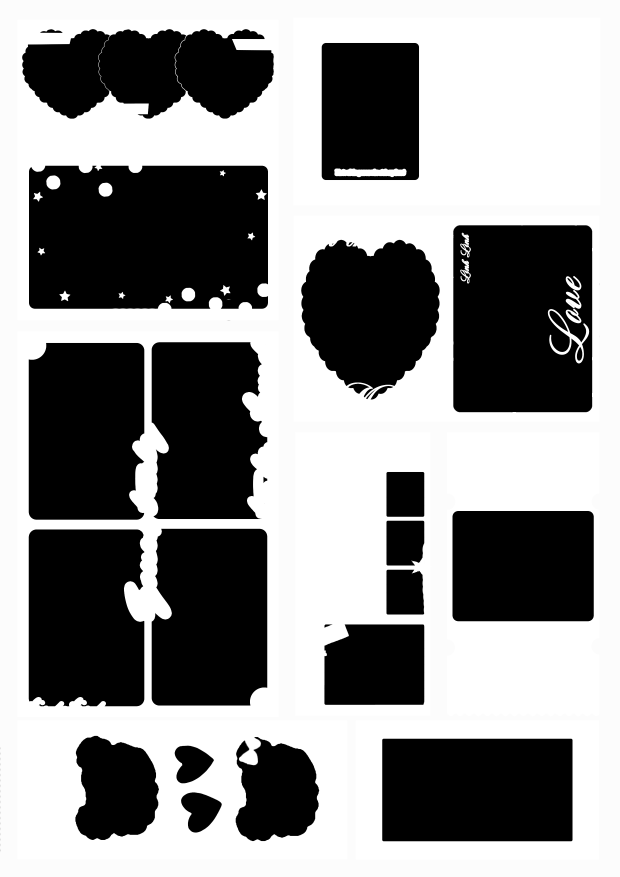
#> input picture test-a4.png, 2480 x 3507 px (shown at 1/4 size)
$ python extract_hearts_svg.py
#> lines starting #> are read from the running program, lines starting #| are printed output that depends on the picture; after the words box and inside, x2 and y2 are one past the last pixel; in counts of white or black regions, pixels touching at a corner belong together
import cv2
import numpy as np
import json

def extract_heart_clip(mask_file, canvas_w, canvas_h, slot_cx, slot_cy, slot_w, slot_h, label, dx=0, dy=0):
    """Extract heart contour from mask PNG for a specific slot."""
#> called with mask_file = 'test-a4.png', canvas_w = 2480, canvas_h = 3507, slot_cx = 270, slot_cy = 290, slot_w = 350, slot_h = 358, label = 'slot_a4_0'
    mask = cv2.imread(mask_file, cv2.IMREAD_GRAYSCALE)
#> mask is the input picture: shape (3507, 2480); min 0, max 255, mean 140.8
    mask = cv2.resize(mask, (canvas_w, canvas_h), interpolation=cv2.INTER_LANCZOS4)
    _, mask_bin = cv2.threshold(mask, 128, 255, cv2.THRESH_BINARY_INV)
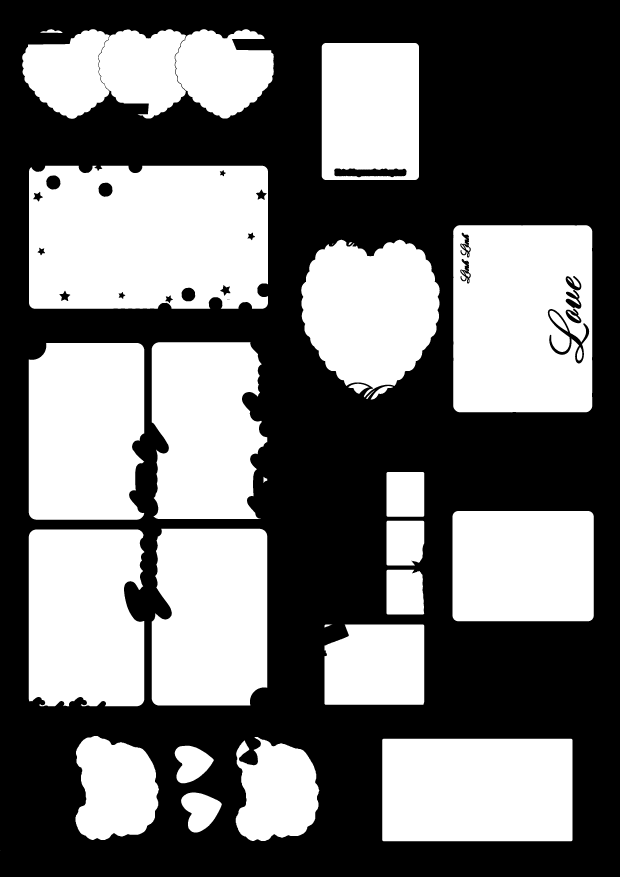
#> mask_bin: shape (3507, 2480) (shown at 1/4 size); 44.6% white; 45 white regions (9 under 20 px), largest, box (x1, y1, x2, y2) and area: (116, 663, 1072, 1235) 523215, (1813, 900, 2369, 1650) 395345, (1529, 2955, 2290, 3365) 311978

    # Apply shift (same as in template generation)
    if dx != 0 or dy != 0:
        M = np.float32([[1, 0, dx], [0, 1, dy]])
        mask_bin = cv2.warpAffine(mask_bin, M, (canvas_w, canvas_h), borderValue=0)
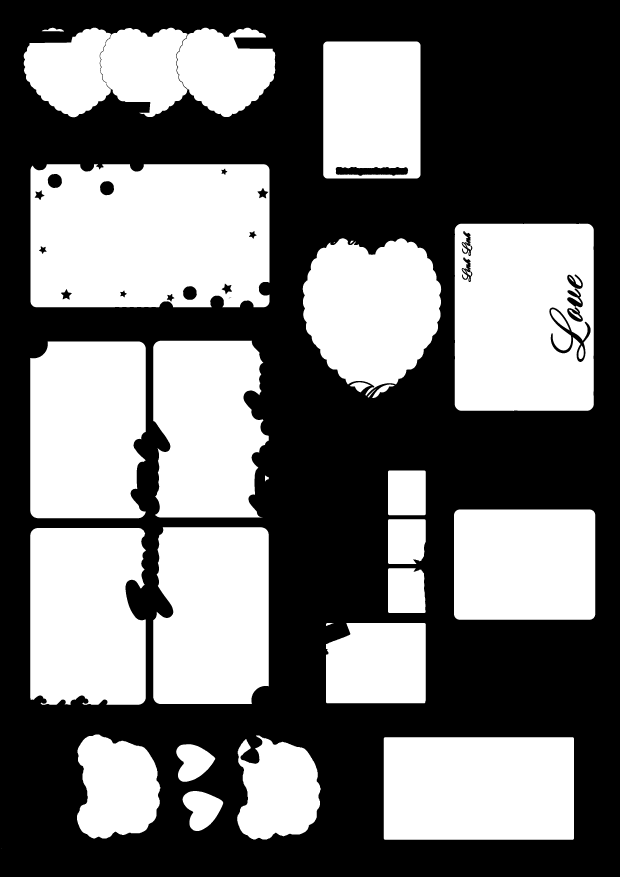
#> mask_bin: shape (3507, 2480) (shown at 1/4 size); 44.6% white; 45 white regions (9 under 20 px), largest, box (x1, y1, x2, y2) and area: (122, 657, 1078, 1229) 523215, (1819, 894, 2375, 1644) 395345, (1535, 2949, 2296, 3359) 311978

    # Crop ROI around slot with margin
    margin = 20
    x1 = max(0, int(slot_cx - slot_w/2) - margin)
    y1 = max(0, int(slot_cy - slot_h/2) - margin)
    x2 = min(canvas_w, int(slot_cx + slot_w/2) + margin)
    y2 = min(canvas_h, int(slot_cy + slot_h/2) + margin)

    roi = mask_bin[y1:y2, x1:x2]
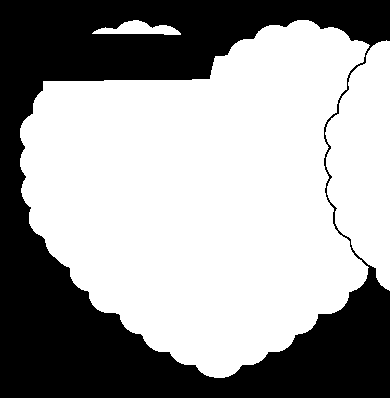
#> roi: shape (398, 390); 62.1% white; 1 black region

    contours, _ = cv2.findContours(roi, cv2.RETR_EXTERNAL, cv2.CHAIN_APPROX_SIMPLE)
#> contours = 3 contours; box (x1, y1, x2, y2) and area: (20, 20, 370, 378) 83808, (325, 40, 390, 291) 10934, (92, 20, 181, 35) 650
    if not contours:
        print(f"  {label}: No contours found!")
        return None

    # Find the contour closest to slot center
    best_cnt = None
    best_dist = 999999
    for cnt in contours:
        area = cv2.contourArea(cnt)
        if area < 100:
            continue
        M_cnt = cv2.moments(cnt)
        if M_cnt["m00"] == 0:
            continue
        cx_cnt = M_cnt["m10"] / M_cnt["m00"] + x1
        cy_cnt = M_cnt["m01"] / M_cnt["m00"] + y1
        dist = ((cx_cnt - slot_cx)**2 + (cy_cnt - slot_cy)**2)**0.5
        if dist < best_dist:
            best_dist = dist
            best_cnt = cnt
#> this loop made 3 passes
#> (area, cx_cnt, cy_cnt, dist, best_dist) on passes 1 to 2: (10934, 438.5, 252.2, 172.7, 172.7), (83808, 275.4, 287.4, 5.98, 5.98)
#> (area, cx_cnt, cy_cnt, dist) on pass 3: (649.5, 213.6, 119.8, 179.3)
#> after the loop, best_cnt = contour of 503 points, box (x1, y1, x2, y2) (20, 20, 370, 378), area 83808; best_dist = 5.98

    if best_cnt is None:
        print(f"  {label}: No valid contour!")
        return None

    area = cv2.contourArea(best_cnt)
#> area = 83808
    print(f"  {label}: area={area:.0f}, points={len(best_cnt)}, dist={best_dist:.1f}")
#|   slot_a4_0: area=83808, points=503, dist=6.0

    # Simplify contour
    epsilon = 0.003 * cv2.arcLength(best_cnt, True)
#> epsilon = 3.97
    approx = cv2.approxPolyDP(best_cnt, epsilon, True)
#> approx = contour of 56 points, box (x1, y1, x2, y2) (20, 20, 370, 377), area 83437
    print(f"  {label}: simplified to {len(approx)} points")
#|   slot_a4_0: simplified to 56 points

    # Convert to clipPath relative to slot center
    path_parts = []
    for i, pt in enumerate(approx):
        px = pt[0][0] + x1 - slot_cx
        py = pt[0][1] + y1 - slot_cy
        if i == 0:
            path_parts.append(f"M {px:.1f} {py:.1f}")
        else:
            path_parts.append(f"L {px:.1f} {py:.1f}")
#> this loop made 56 passes
#> (pt, px, py) on passes 1 to 12: ([[337, 28]], 142, -171), ([[320, 29]], 125, -170), ([[308, 20]], 113, -179), ([[266, 26]], 71, -173), ([[253, 39]], 58, -160), ([[235, 43]], 40, -156), ([[227, 55]], 32, -144), ([[215, 56]], 20, -143), ([[209, 79]], 14, -120), ([[43, 81]], -152, -118), ([[33, 113]], -162, -86), ([[21, 125]], -174, -74)
#> after the loop, path_parts = 56 items, first 6: 'M 142.0 -171.0', 'L 125.0 -170.0', 'L 113.0 -179.0', 'L 71.0 -173.0', 'L 58.0 -160.0', 'L 40.0 -156.0'
    path_parts.append("Z")

    return " ".join(path_parts)


# ============================================================
# A4 template (a4-1): mask=test-a4.png, canvas=2480x3507, shift dx=6, dy=-6
# Hearts: slots 0, 1, 2
# ============================================================
print("=== A4 template hearts (slots 0, 1, 2) ===")
a4_hearts = [
    {"slot": 0, "cx": 270.0, "cy": 290.0, "w": 350.0, "h": 358.0},
    {"slot": 1, "cx": 575.5, "cy": 289.5, "w": 351.0, "h": 357.0},
    {"slot": 2, "cx": 904.0, "cy": 289.5, "w": 394.0, "h": 357.0},
]

a4_clips = {}
for s in a4_hearts:
    clip = extract_heart_clip("test-a4.png", 2480, 3507, s["cx"], s["cy"], s["w"], s["h"],
                               f"slot_a4_{s['slot']}", dx=6, dy=-6)
    if clip:
        a4_clips[s['slot']] = clip
        print(f"  clipPath ({len(clip)} chars)")
#|   clipPath (783 chars)

# ============================================================
# A5 template (a5-1): mask=test-a5.png, canvas=1748x2480, shift dx=-1, dy=-1.5
# Hearts: slots 10, 11, 12
# ============================================================
print("\n=== A5 template hearts (slots 10, 11, 12) ===")
a5_hearts = [
    {"slot": 10, "cx": 925.0, "cy": 1523.5, "w": 324.0, "h": 333.0},
    {"slot": 11, "cx": 1208.0, "cy": 1523.5, "w": 324.0, "h": 333.0},
    {"slot": 12, "cx": 1514.5, "cy": 1523.5, "w": 369.0, "h": 333.0},
]

a5_clips = {}
for s in a5_hearts:
    clip = extract_heart_clip("test-a5.png", 1748, 2480, s["cx"], s["cy"], s["w"], s["h"],
                               f"slot_a5_{s['slot']}", dx=-1, dy=-1.5)
#> call 4 of extract_heart_clip, with mask_file = 'test-a5.png', canvas_w = 1748, canvas_h = 2480, slot_cx = 925, slot_cy = 1523.5, slot_w = 324, slot_h = 333, label = 'slot_a5_10'
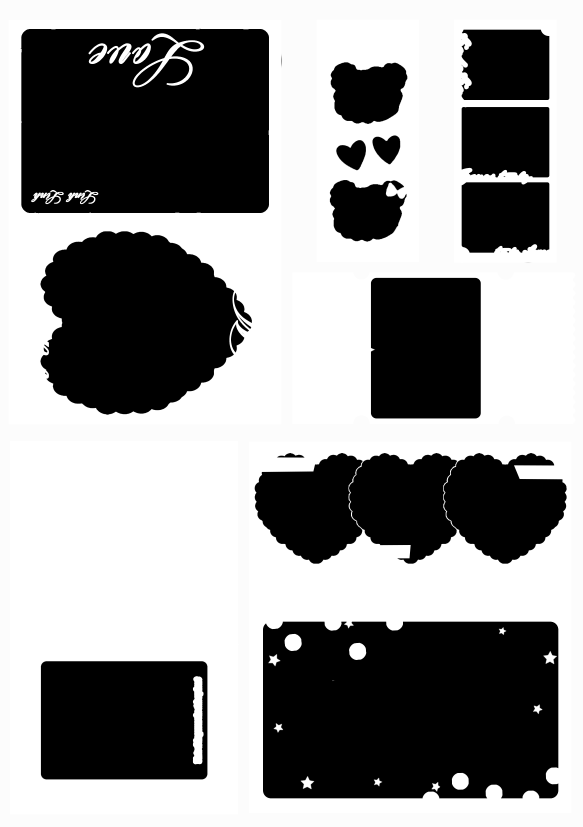
#> input picture test-a5.png, 1748 x 2480 px (shown at 1/3 size)
#> in extract_heart_clip, mask is the input picture: shape (2480, 1748); min 0, max 255, mean 144.1
#> in extract_heart_clip (call 4), `_, mask_bin = cv2.threshold(mask, 128, 255, cv2.THRESH_BINARY_INV)`:
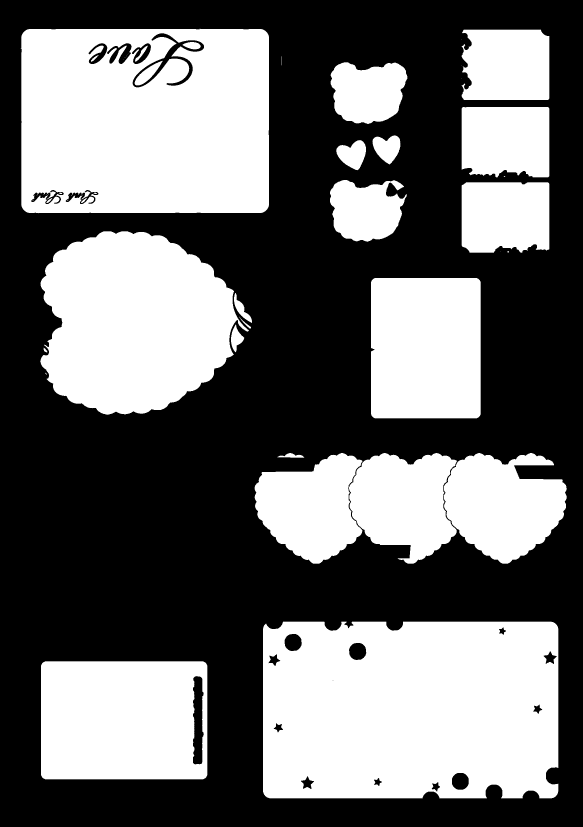
#> mask_bin: shape (2480, 1748) (shown at 1/3 size); 43.3% white; 44 white regions (15 under 20 px)
#> in extract_heart_clip (call 4), `mask_bin = cv2.warpAffine(mask_bin, M, (canvas_w, canvas_h), borderVal..`:
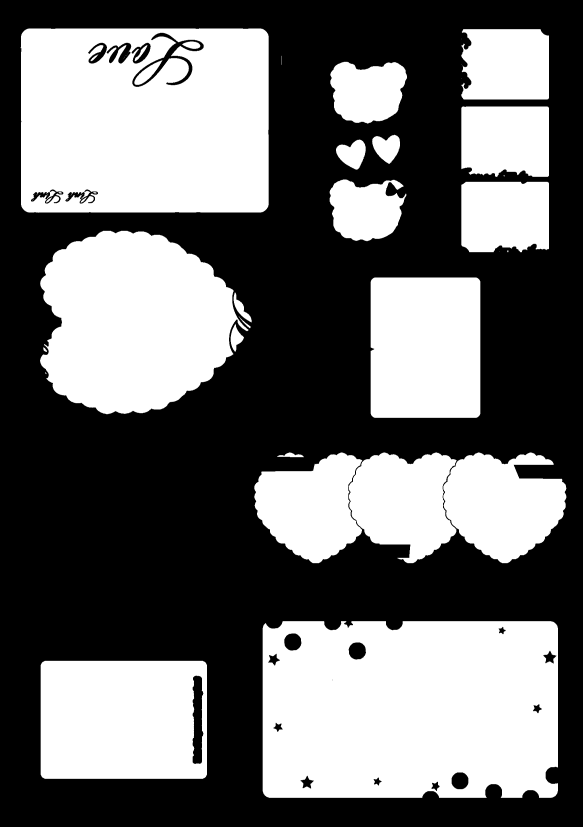
#> mask_bin: shape (2480, 1748) (shown at 1/3 size); min 0, max 255, mean 110.4
#> in extract_heart_clip (call 4), `roi = mask_bin[y1:y2, x1:x2]`:
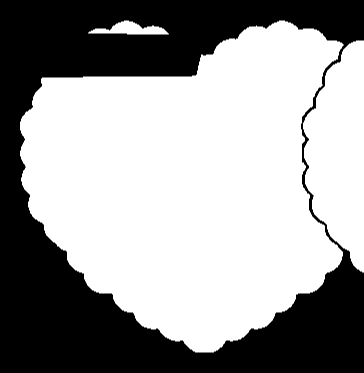
#> roi: shape (373, 364); min 0, max 255, mean 155.3
#> in extract_heart_clip (call 4), `contours, _ = cv2.findContours(roi, cv2.RETR_EXTERNAL, cv2.CHAIN_APPRO..`: contours = 3 contours; box (x1, y1, x2, y2) and area: (20, 20, 344, 353) 72119, (303, 40, 364, 273) 9618, (88, 20, 169, 35) 606
#> the loop in extract_heart_clip (call 4), `for cnt in contours:` made 3 passes
#> (area, cx_cnt, cy_cnt, dist, best_dist) on passes 1 to 2: (9618, 1082, 1489.3, 160.7, 160.7), (72119, 929.9, 1521.8, 5.23, 5.23)
#> (area, cx_cnt, cy_cnt, dist) on pass 3: (605.5, 873.4, 1366.1, 165.7)
#> after the loop in extract_heart_clip (call 4), `for cnt in contours:`: best_cnt = contour of 452 points, box (x1, y1, x2, y2) (20, 20, 344, 353), area 72119; best_dist = 5.23
#> in extract_heart_clip (call 4), `area = cv2.contourArea(best_cnt)`: area = 72119
#|   slot_a5_10: area=72119, points=452, dist=5.2
#> in extract_heart_clip (call 4), `epsilon = 0.003 * cv2.arcLength(best_cnt, True)`: epsilon = 3.69
#> in extract_heart_clip (call 4), `approx = cv2.approxPolyDP(best_cnt, epsilon, True)`: approx = contour of 51 points, box (x1, y1, x2, y2) (20, 20, 344, 353), area 71729
#|   slot_a5_10: simplified to 51 points
#> the loop in extract_heart_clip (call 4), `for i, pt in enumerate(approx):` made 51 passes
#> (pt, px, py) on passes 1 to 12: ([[316, 29]], 134, -157.5), ([[298, 29]], 116, -157.5), ([[284, 20]], 102, -166.5), ([[266, 28]], 84, -158.5), ([[249, 26]], 67, -160.5), ([[237, 38]], 55, -148.5), ([[220, 42]], 38, -144.5), ([[212, 54]], 30, -132.5), ([[201, 54]], 19, -132.5), ([[197, 73]], 15, -113.5), ([[191, 76]], 9, -110.5), ([[42, 77]], -140, -109.5)
#> after the loop in extract_heart_clip (call 4), `for i, pt in enumerate(approx):`: path_parts = 51 items, first 6: 'M 134.0 -157.5', 'L 116.0 -157.5', 'L 102.0 -166.5', 'L 84.0 -158.5', 'L 67.0 -160.5', 'L 55.0 -148.5'
    if clip:
        a5_clips[s['slot']] = clip
        print(f"  clipPath ({len(clip)} chars)")
#|   clipPath (713 chars)

# Save to JSON
with open('heart_clips.json', 'w') as f:
    json.dump({'a4': {str(k): v for k,v in a4_clips.items()},
               'a5': {str(k): v for k,v in a5_clips.items()}}, f, indent=2)

print("\nSaved to heart_clips.json")
print(f"\nA4: {len(a4_clips)} clips, A5: {len(a5_clips)} clips")
#| A4: 3 clips, A5: 3 clips
